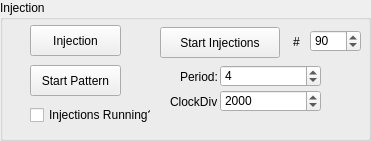
     <widget class="QGroupBox" name="groupBox_3">
      <property name="geometry">
       <rect>
        <x>320</x>
        <y>370</y>
        <width>371</width>
        <height>141</height>
       </rect>
      </property>
      <property name="title">
       <string>Injection</string>
      </property>
      <widget class="QSpinBox" name="ClockDivSpinBox">
       <property name="geometry">
        <rect>
         <x>220</x>
         <y>90</y>
         <width>101</width>
         <height>22</height>
        </rect>
       </property>
       <property name="maximum">
        <number>65535</number>
       </property>
       <property name="value">
        <number>2000</number>
       </property>
      </widget>
      <widget class="QPushButton" name="Injection">
       <property name="geometry">
        <rect>
         <x>30</x>
         <y>25</y>
         <width>91</width>
         <height>31</height>
        </rect>
       </property>
       <property name="text">
        <string>Injection</string>
       </property>
      </widget>
      <widget class="QSpinBox" name="NumInjectionSpinBox">
       <property name="geometry">
        <rect>
         <x>310</x>
         <y>30</y>
         <width>51</width>
         <height>22</height>
        </rect>
       </property>
       <property name="maximum">
        <number>10000</number>
       </property>
       <property name="value">
        <number>90</number>
       </property>
      </widget>
      <widget class="QLabel" name="label_32">
       <property name="geometry">
        <rect>
         <x>170</x>
         <y>95</y>
         <width>47</width>
         <height>13</height>
        </rect>
       </property>
       <property name="text">
        <string>ClockDiv:</string>
       </property>
      </widget>
      <widget class="QSpinBox" name="PeriodSpinBox">
       <property name="geometry">
        <rect>
         <x>220</x>
         <y>65</y>
         <width>101</width>
         <height>22</height>
        </rect>
       </property>
       <property name="maximum">
        <number>999</number>
       </property>
       <property name="value">
        <number>4</number>
       </property>
      </widget>
      <widget class="QCheckBox" name="checkBox">
       <property name="geometry">
        <rect>
         <x>30</x>
         <y>105</y>
         <width>121</width>
         <height>20</height>
        </rect>
       </property>
       <property name="text">
        <string>Injections Running?</string>
       </property>
      </widget>
      <widget class="QPushButton" name="Start_Pattern">
       <property name="geometry">
        <rect>
         <x>30</x>
         <y>65</y>
         <width>91</width>
         <height>31</height>
        </rect>
       </property>
       <property name="text">
        <string>Start Pattern</string>
       </property>
      </widget>
      <widget class="QLabel" name="label_33">
       <property name="geometry">
        <rect>
         <x>180</x>
         <y>70</y>
         <width>38</width>
         <height>13</height>
        </rect>
       </property>
       <property name="text">
        <string>Period:</string>
       </property>
      </widget>
      <widget class="QLabel" name="label_36">
       <property name="geometry">
        <rect>
         <x>293</x>
         <y>35</y>
         <width>14</width>
         <height>13</height>
        </rect>
       </property>
       <property name="text">
        <string>#</string>
       </property>
      </widget>
      <widget class="QPushButton" name="InjectionButton">
       <property name="geometry">
        <rect>
         <x>160</x>
         <y>27</y>
         <width>120</width>
         <height>31</height>
        </rect>
       </property>
       <property name="text">
        <string>Start Injections</string>
       </property>
      </widget>
     </widget>
